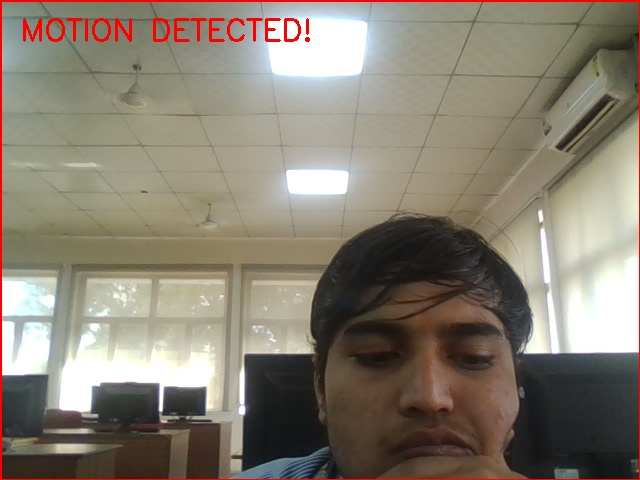
#> input picture ComputerVision/Experiment11/Q1/motion_1790830526.jpg, 640 x 480 px, given in place of the camera
$ python Q10.py
#> lines starting #> are read from the running program, lines starting #| are printed output that depends on the picture
import cv2
import numpy as np

cap = cv2.VideoCapture(0)
if not cap.isOpened():
    raise RuntimeError("Camera could not be opened.")

# Simple AR overlay: a transparent hat-like polygon over the face.
face_cascade = cv2.CascadeClassifier(
    cv2.data.haarcascades + "haarcascade_frontalface_default.xml"
)
if face_cascade.empty():
    raise RuntimeError("Could not load face detector.")

def draw_overlay(frame, x, y, w, h):
    overlay = frame.copy()
    # A simple polygon positioned above the face; resize with face dimensions.
    pts = np.array([
        [x + int(0.15*w), y + int(0.18*h)],
        [x + int(0.28*w), y - int(0.18*h)],
        [x + int(0.72*w), y - int(0.18*h)],
        [x + int(0.85*w), y + int(0.18*h)]
    ], dtype=np.int32)
    cv2.fillPoly(overlay, [pts], (180, 60, 220))
    frame[:] = cv2.addWeighted(overlay, 0.45, frame, 0.55, 0)
    cv2.ellipse(frame, (x+w//2, y+int(0.12*h)),
                (max(1, w//2), max(1, h//10)), 0, 0, 180, (255, 255, 255), 2)

print("AR overlay demo. Press Q to quit.")
while True:
    ok, frame = cap.read()
#> frame is the input picture: shape (480, 640, 3); mean B, G, R 113.5, 127.4, 135.5
    if not ok:
        break
    frame = cv2.flip(frame, 1)
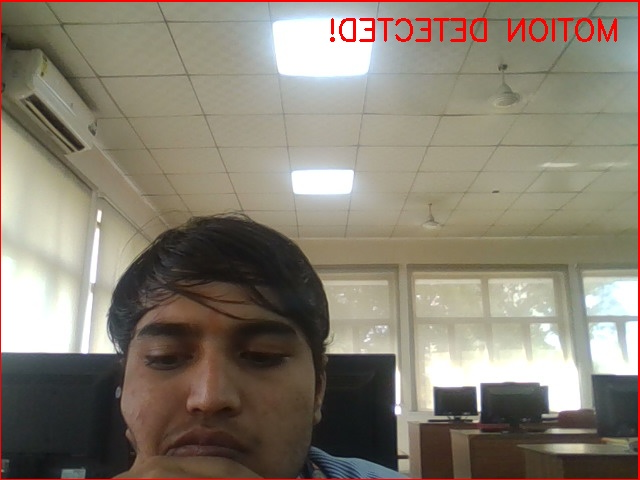
#> frame: shape (480, 640, 3); mean B, G, R 113.5, 127.4, 135.5
    gray = cv2.cvtColor(frame, cv2.COLOR_BGR2GRAY)
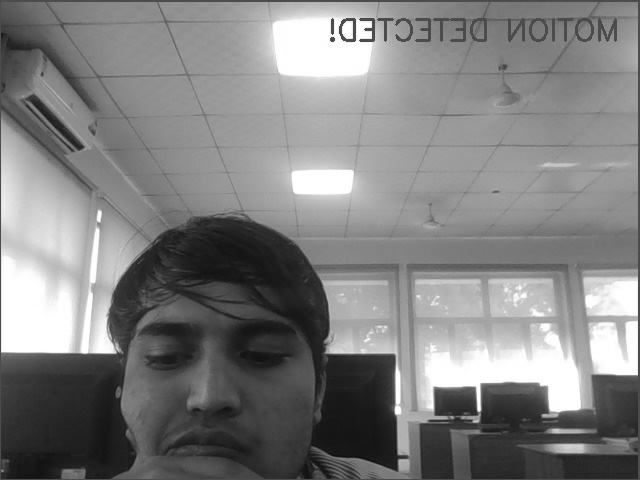
#> gray: shape (480, 640); min 13, max 255, mean 128.2
    faces = face_cascade.detectMultiScale(gray, 1.1, 5, minSize=(80, 80))
#> faces = ()
    for x, y, w, h in faces:
        draw_overlay(frame, x, y, w, h)
        cv2.rectangle(frame, (x, y), (x+w, y+h), (0, 255, 0), 1)
#> this loop made 0 passes
    cv2.imshow("Q10 Simple AR Face Overlay", frame)
    if cv2.waitKey(1) & 0xFF == ord("q"):
#> (key q is pressed here)
        break
cap.release()
cv2.destroyAllWindows()
